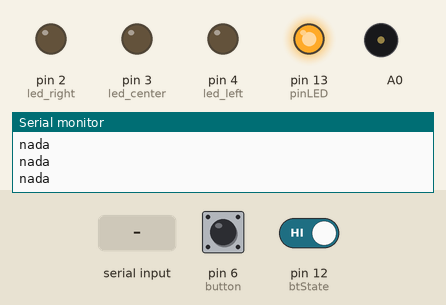
The sketch below on a simulated Arduino Uno, built with avr-gcc and run on an emulated ATmega328P. Parts: output pins drawn as LEDs (lit = HIGH), buzzer (waves = sounding), the last lines printed to the serial monitor. The test bench sets the inputs (shaded band); at power-on: pin 12 (btState) HIGH, pin 6 (button) LOW.

Above: at 1.2 s.
1.3 s: "1" received over the second serial link
At 2.5 s:
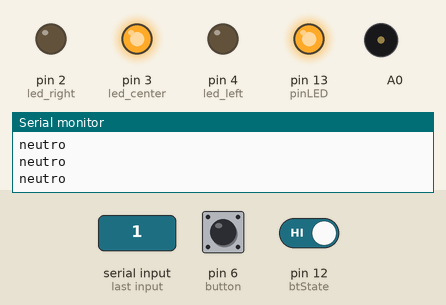
2.8 s: "2" received over the second serial link
At 3.9 s:
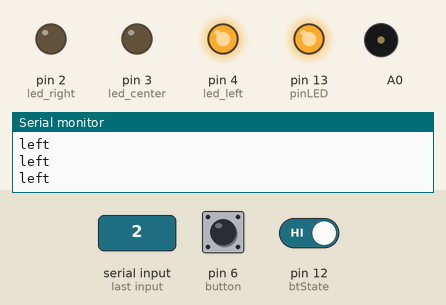
4.3 s: pin 12 (btState) driven LOW
At 4.7 s:
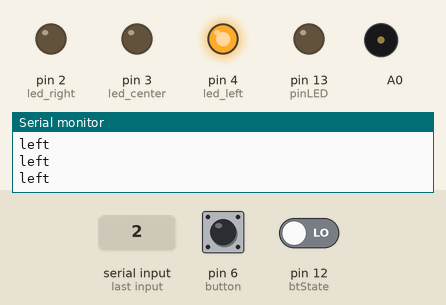
5.8 s: "3" received over the second serial link
At 7.0 s:
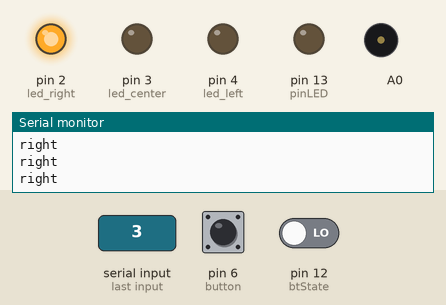
7.3 s: "0" received over the second serial link
At 8.4 s:
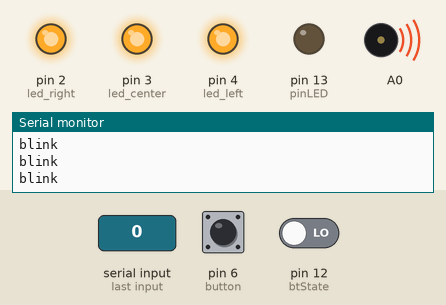
8.8 s: pin 12 (btState) driven HIGH
At 9.2 s:
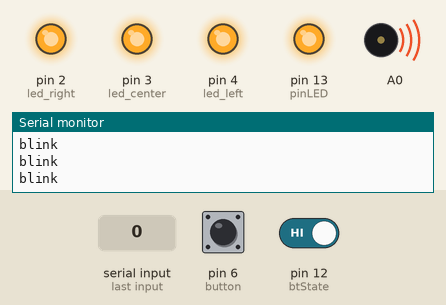
Timing chart, 0 to 11.3 s (numbered marks = the images above; inputs shaded):
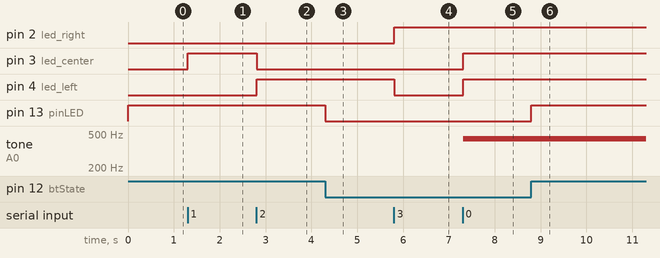

Measured:
- after the input at 1.3 s, pin 3 (led_center): LOW → HIGH at once
- after the input at 2.8 s, pin 3 (led_center): HIGH → LOW at once; pin 4 (led_left): LOW → HIGH at once
- after the input at 4.3 s, pin 13 (pinLED): HIGH → LOW at once
- after the input at 5.8 s, pin 2 (led_right): LOW → HIGH at once; pin 4 (led_left): HIGH → LOW at once
- after the input at 7.3 s, pin 3 (led_center), pin 4 (led_left): LOW → HIGH at once; tone on A0: silent → 440 Hz at once
- after the input at 8.8 s, pin 13 (pinLED): LOW → HIGH at once

The sketch:

BlueEyePy.ino
```cpp
#include <SoftwareSerial.h>

SoftwareSerial mySerial(11,10);// RX,TX 38400

int btState = 12;
const int pinLED = 13;

// Here Led Variables
int led_left = 4;
int led_right = 2;
int led_center = 3;

int button =  6;
boolean button_pas = true;

char DATO = '4';

void setup() {
  Serial.begin(9600);
  mySerial.begin(9600);
  Serial.println("Start");

  pinMode(button,INPUT);

  // PinMode Leds
  pinMode(led_left, OUTPUT);
  pinMode(led_right, OUTPUT);
  pinMode(led_center, OUTPUT);

  pinMode(btState,INPUT);
  pinMode(pinLED, OUTPUT);

  //buzzer pin
  pinMode(A0,OUTPUT);
}

void loop() {
  if(mySerial.available() > 0){
      DATO = mySerial.read();
  }

  //According to the byte, a different led turns on
  if(DATO == '1') {

    Serial.println("neutro");
    digitalWrite(led_center, HIGH);
    digitalWrite(led_left, LOW);
    digitalWrite(led_right, LOW);

    if(button_pas){
      noTone(A0);
    }

   }else if (DATO == '2') {

    Serial.println("left");
    digitalWrite(led_left, HIGH);
    digitalWrite(led_center, LOW);
    digitalWrite(led_right, LOW);

    if(button_pas){
      noTone(A0);
    }

   }else if (DATO == '3') {

    Serial.println("right");
    digitalWrite(led_right, HIGH);
    digitalWrite(led_center, LOW);
    digitalWrite(led_left, LOW);

    if(button_pas){
      noTone(A0);
    }

   }else if (DATO == '0') {

    Serial.println("blink");
    digitalWrite(led_left, HIGH);
    digitalWrite(led_right, HIGH);
    digitalWrite(led_center, HIGH);

    tone(A0, 440);
    button_pas = false;

   }else if(DATO == '4'){

    // Turn off all the lights
    digitalWrite(led_left, LOW);
    digitalWrite(led_right, LOW);
    digitalWrite(led_center, LOW);
    Serial.println("nada");

    if(button_pas){
      noTone(A0);
    }
   }

  if(digitalRead(btState)==LOW){
     digitalWrite(pinLED, LOW);
   }else{
     digitalWrite(pinLED, HIGH);
   }


   if(digitalRead(button)==HIGH){

    //insert comment
    button_pas = true;

  }

}
```
